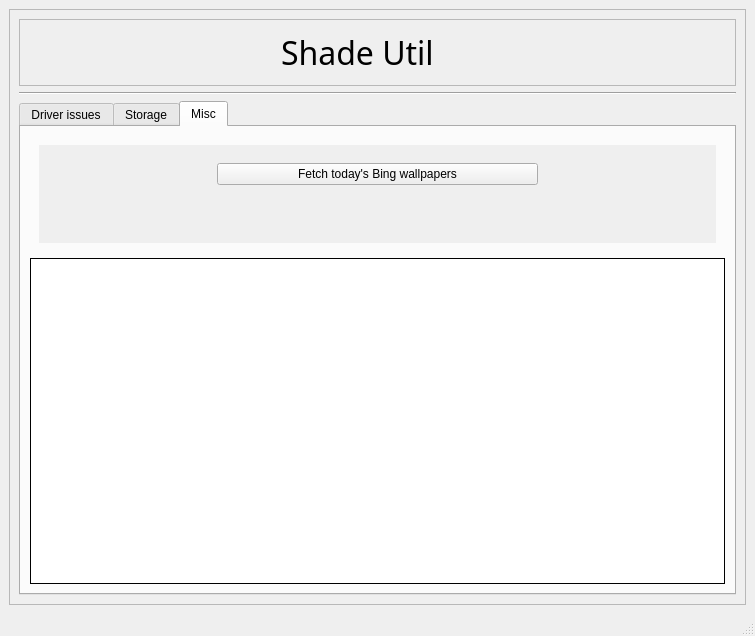
<?xml version="1.0" encoding="UTF-8"?>
<ui version="4.0">
 <class>MainWindow</class>
 <widget class="QMainWindow" name="MainWindow">
  <property name="geometry">
   <rect>
    <x>0</x>
    <y>0</y>
    <width>755</width>
    <height>636</height>
   </rect>
  </property>
  <property name="windowTitle">
   <string>Shade Util</string>
  </property>
  <widget class="QWidget" name="centralwidget">
   <layout class="QVBoxLayout" name="verticalLayout_11">
    <item>
     <widget class="QFrame" name="frame_2">
      <property name="frameShape">
       <enum>QFrame::StyledPanel</enum>
      </property>
      <property name="frameShadow">
       <enum>QFrame::Raised</enum>
      </property>
      <layout class="QVBoxLayout" name="verticalLayout_2">
       <item>
        <layout class="QVBoxLayout" name="verticalLayout">
         <item>
          <widget class="QFrame" name="frame">
           <property name="frameShape">
            <enum>QFrame::StyledPanel</enum>
           </property>
           <property name="frameShadow">
            <enum>QFrame::Raised</enum>
           </property>
           <layout class="QHBoxLayout" name="horizontalLayout">
            <item>
             <widget class="QLineEdit" name="appLabel">
              <property name="font">
               <font>
                <family>Rage Italic</family>
                <pointsize>24</pointsize>
                <bold>false</bold>
               </font>
              </property>
              <property name="styleSheet">
               <string notr="true">background:transparent</string>
              </property>
              <property name="inputMask">
               <string notr="true"/>
              </property>
              <property name="text">
               <string notr="true">Shade Util</string>
              </property>
              <property name="frame">
               <bool>false</bool>
              </property>
              <property name="alignment">
               <set>Qt::AlignCenter</set>
              </property>
              <property name="readOnly">
               <bool>true</bool>
              </property>
              <property name="placeholderText">
               <string notr="true"/>
              </property>
              <property name="clearButtonEnabled">
               <bool>false</bool>
              </property>
             </widget>
            </item>
            <item>
             <widget class="QPushButton" name="settingsBtn">
              <property name="cursor">
               <cursorShape>PointingHandCursor</cursorShape>
              </property>
              <property name="styleSheet">
               <string notr="true">background:transparent;
border: 0px solid;</string>
              </property>
              <property name="text">
               <string/>
              </property>
             </widget>
            </item>
           </layout>
          </widget>
         </item>
         <item>
          <widget class="Line" name="line">
           <property name="orientation">
            <enum>Qt::Horizontal</enum>
           </property>
          </widget>
         </item>
         <item>
          <widget class="QTabWidget" name="tabs">
           <property name="focusPolicy">
            <enum>Qt::ClickFocus</enum>
           </property>
           <property name="styleSheet">
            <string notr="true"/>
           </property>
           <property name="tabPosition">
            <enum>QTabWidget::North</enum>
           </property>
           <property name="tabShape">
            <enum>QTabWidget::Rounded</enum>
           </property>
           <property name="currentIndex">
            <number>2</number>
           </property>
           <property name="elideMode">
            <enum>Qt::ElideRight</enum>
           </property>
           <widget class="QWidget" name="driverIssuesTab">
            <attribute name="title">
             <string>Driver issues</string>
            </attribute>
            <layout class="QVBoxLayout" name="verticalLayout_6">
             <item>
              <layout class="QHBoxLayout" name="horizontalLayout_2" stretch="1,2">
               <property name="spacing">
                <number>2</number>
               </property>
               <property name="sizeConstraint">
                <enum>QLayout::SetMinimumSize</enum>
               </property>
               <item>
                <widget class="QWidget" name="widget" native="true">
                 <layout class="QVBoxLayout" name="verticalLayout_4">
                  <item>
                   <layout class="QVBoxLayout" name="verticalLayout_3">
                    <property name="spacing">
                     <number>7</number>
                    </property>
                    <property name="sizeConstraint">
                     <enum>QLayout::SetDefaultConstraint</enum>
                    </property>
                    <item>
                     <widget class="QPushButton" name="resetNetworkBtn">
                      <property name="cursor">
                       <cursorShape>PointingHandCursor</cursorShape>
                      </property>
                      <property name="text">
                       <string>Reset WIFI driver</string>
                      </property>
                     </widget>
                    </item>
                    <item>
                     <widget class="QPushButton" name="resetHidBtn">
                      <property name="cursor">
                       <cursorShape>PointingHandCursor</cursorShape>
                      </property>
                      <property name="text">
                       <string>Reset HID</string>
                      </property>
                     </widget>
                    </item>
                    <item>
                     <spacer name="verticalSpacer">
                      <property name="orientation">
                       <enum>Qt::Vertical</enum>
                      </property>
                      <property name="sizeHint" stdset="0">
                       <size>
                        <width>20</width>
                        <height>40</height>
                       </size>
                      </property>
                     </spacer>
                    </item>
                   </layout>
                  </item>
                 </layout>
                </widget>
               </item>
               <item>
                <widget class="QTextEdit" name="driverIssuesDisplay">
                 <property name="frameShape">
                  <enum>QFrame::Box</enum>
                 </property>
                 <property name="frameShadow">
                  <enum>QFrame::Plain</enum>
                 </property>
                 <property name="readOnly">
                  <bool>true</bool>
                 </property>
                 <property name="textInteractionFlags">
                  <set>Qt::TextSelectableByMouse</set>
                 </property>
                </widget>
               </item>
              </layout>
             </item>
            </layout>
           </widget>
           <widget class="QWidget" name="storageTab">
            <attribute name="title">
             <string>Storage</string>
            </attribute>
            <layout class="QHBoxLayout" name="horizontalLayout_4">
             <item>
              <widget class="QWidget" name="widget_2" native="true">
               <layout class="QVBoxLayout" name="verticalLayout_5">
                <item>
                 <widget class="QRadioButton" name="recycleRdo">
                  <property name="cursor">
                   <cursorShape>PointingHandCursor</cursorShape>
                  </property>
                  <property name="text">
                   <string>Recycle?</string>
                  </property>
                  <property name="checked">
                   <bool>true</bool>
                  </property>
                 </widget>
                </item>
                <item>
                 <widget class="QScrollArea" name="scrollArea">
                  <property name="widgetResizable">
                   <bool>true</bool>
                  </property>
                  <widget class="QWidget" name="scrollAreaWidgetContents">
                   <property name="geometry">
                    <rect>
                     <x>0</x>
                     <y>0</y>
                     <width>138</width>
                     <height>66</height>
                    </rect>
                   </property>
                   <layout class="QVBoxLayout" name="verticalLayout_7">
                    <item>
                     <widget class="QWidget" name="widget_4" native="true">
                      <layout class="QVBoxLayout" name="verticalLayout_8">
                       <item>
                        <widget class="QPushButton" name="clearTempBtn">
                         <property name="cursor">
                          <cursorShape>PointingHandCursor</cursorShape>
                         </property>
                         <property name="text">
                          <string>Clear Temp folder</string>
                         </property>
                         <property name="autoDefault">
                          <bool>false</bool>
                         </property>
                         <property name="default">
                          <bool>false</bool>
                         </property>
                         <property name="flat">
                          <bool>false</bool>
                         </property>
                        </widget>
                       </item>
                       <item>
                        <spacer name="verticalSpacer_2">
                         <property name="orientation">
                          <enum>Qt::Vertical</enum>
                         </property>
                         <property name="sizeHint" stdset="0">
                          <size>
                           <width>20</width>
                           <height>40</height>
                          </size>
                         </property>
                        </spacer>
                       </item>
                      </layout>
                     </widget>
                    </item>
                   </layout>
                  </widget>
                 </widget>
                </item>
               </layout>
              </widget>
             </item>
             <item>
              <widget class="Line" name="line_2">
               <property name="frameShadow">
                <enum>QFrame::Raised</enum>
               </property>
               <property name="lineWidth">
                <number>7</number>
               </property>
               <property name="orientation">
                <enum>Qt::Vertical</enum>
               </property>
              </widget>
             </item>
             <item>
              <widget class="QWidget" name="widget_3" native="true">
               <layout class="QVBoxLayout" name="verticalLayout_9" stretch="1,2">
                <item>
                 <widget class="QTextEdit" name="folderDetailsDisplay">
                  <property name="frameShape">
                   <enum>QFrame::Box</enum>
                  </property>
                  <property name="frameShadow">
                   <enum>QFrame::Plain</enum>
                  </property>
                  <property name="textInteractionFlags">
                   <set>Qt::TextSelectableByMouse</set>
                  </property>
                 </widget>
                </item>
                <item>
                 <widget class="QTextEdit" name="operationDetailsDisplay">
                  <property name="frameShape">
                   <enum>QFrame::Box</enum>
                  </property>
                  <property name="frameShadow">
                   <enum>QFrame::Plain</enum>
                  </property>
                  <property name="lineWidth">
                   <number>1</number>
                  </property>
                  <property name="readOnly">
                   <bool>true</bool>
                  </property>
                 </widget>
                </item>
               </layout>
              </widget>
             </item>
            </layout>
           </widget>
           <widget class="QWidget" name="miscTab">
            <property name="styleSheet">
             <string notr="true"/>
            </property>
            <attribute name="title">
             <string>Misc</string>
            </attribute>
            <layout class="QVBoxLayout" name="verticalLayout_12" stretch="0,1">
             <item>
              <widget class="QWidget" name="widget_5" native="true">
               <property name="styleSheet">
                <string notr="true"/>
               </property>
               <layout class="QVBoxLayout" name="verticalLayout_10">
                <item>
                 <widget class="QScrollArea" name="scrollArea_2">
                  <property name="frameShape">
                   <enum>QFrame::NoFrame</enum>
                  </property>
                  <property name="widgetResizable">
                   <bool>true</bool>
                  </property>
                  <widget class="QWidget" name="scrollAreaWidgetContents_2">
                   <property name="geometry">
                    <rect>
                     <x>0</x>
                     <y>0</y>
                     <width>673</width>
                     <height>106</height>
                    </rect>
                   </property>
                   <layout class="QVBoxLayout" name="verticalLayout_13">
                    <item>
                     <widget class="QWidget" name="widget_6" native="true">
                      <layout class="QHBoxLayout" name="horizontalLayout_5" stretch="1,2,1">
                       <property name="spacing">
                        <number>1</number>
                       </property>
                       <item>
                        <spacer name="horizontalSpacer_2">
                         <property name="orientation">
                          <enum>Qt::Horizontal</enum>
                         </property>
                         <property name="sizeHint" stdset="0">
                          <size>
                           <width>40</width>
                           <height>20</height>
                          </size>
                         </property>
                        </spacer>
                       </item>
                       <item>
                        <widget class="QPushButton" name="bingCompileBtn">
                         <property name="font">
                          <font>
                           <stylestrategy>PreferAntialias</stylestrategy>
                           <kerning>true</kerning>
                          </font>
                         </property>
                         <property name="cursor">
                          <cursorShape>PointingHandCursor</cursorShape>
                         </property>
                         <property name="autoFillBackground">
                          <bool>false</bool>
                         </property>
                         <property name="text">
                          <string>Fetch today's Bing wallpapers</string>
                         </property>
                        </widget>
                       </item>
                       <item>
                        <spacer name="horizontalSpacer">
                         <property name="orientation">
                          <enum>Qt::Horizontal</enum>
                         </property>
                         <property name="sizeHint" stdset="0">
                          <size>
                           <width>40</width>
                           <height>20</height>
                          </size>
                         </property>
                        </spacer>
                       </item>
                      </layout>
                     </widget>
                    </item>
                    <item>
                     <spacer name="verticalSpacer_3">
                      <property name="orientation">
                       <enum>Qt::Vertical</enum>
                      </property>
                      <property name="sizeHint" stdset="0">
                       <size>
                        <width>20</width>
                        <height>40</height>
                       </size>
                      </property>
                     </spacer>
                    </item>
                   </layout>
                  </widget>
                 </widget>
                </item>
               </layout>
              </widget>
             </item>
             <item>
              <widget class="QTextEdit" name="miscDisplay">
               <property name="styleSheet">
                <string notr="true"/>
               </property>
               <property name="frameShape">
                <enum>QFrame::Box</enum>
               </property>
               <property name="frameShadow">
                <enum>QFrame::Plain</enum>
               </property>
               <property name="readOnly">
                <bool>true</bool>
               </property>
               <property name="textInteractionFlags">
                <set>Qt::NoTextInteraction</set>
               </property>
              </widget>
             </item>
            </layout>
           </widget>
          </widget>
         </item>
        </layout>
       </item>
      </layout>
     </widget>
    </item>
   </layout>
  </widget>
  <widget class="QStatusBar" name="statusbar"/>
 </widget>
 <resources/>
 <connections/>
</ui>
